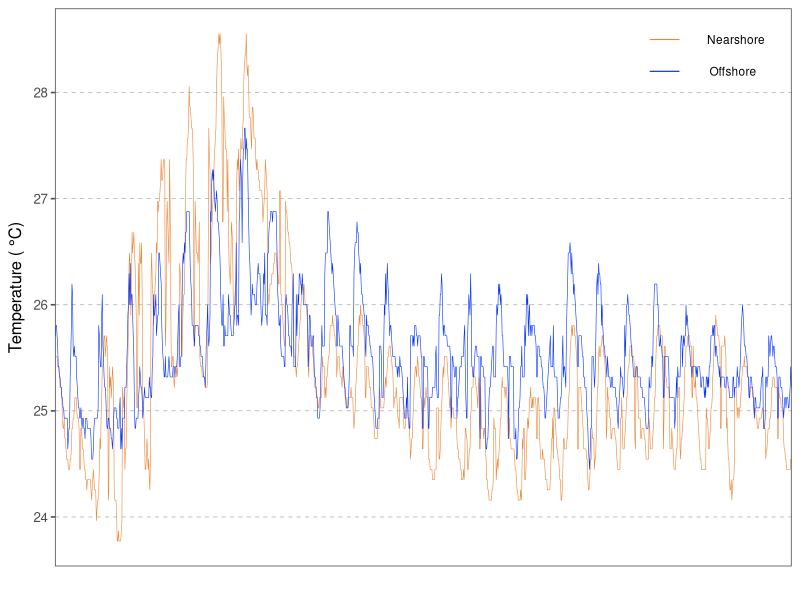
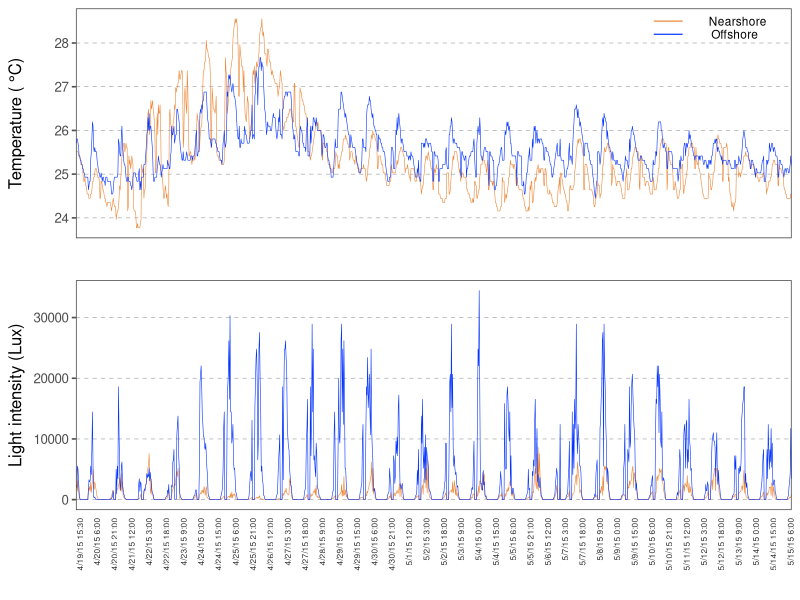
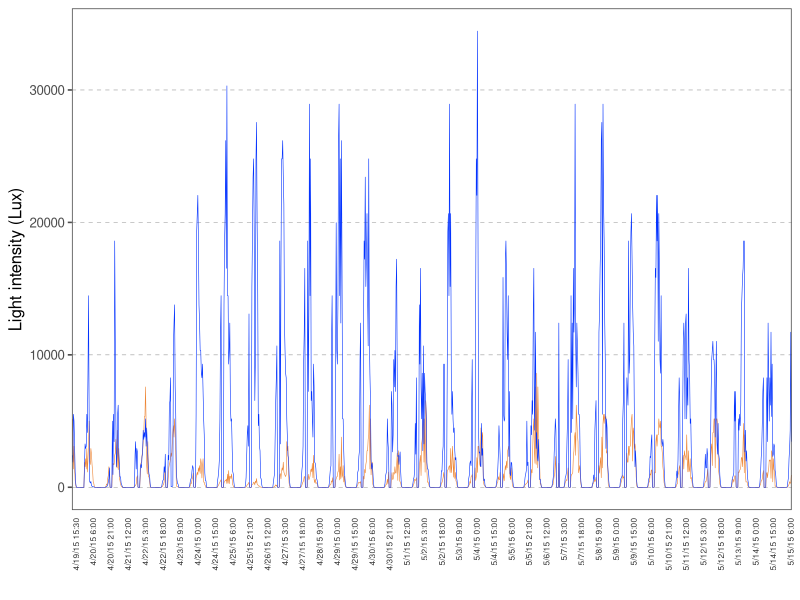

Generate these figures, in order, with R:
# Plot the environmental parameter data from the HOBO logger
library(ggplot2)
library(gtable)
library(grid)

env<-read.csv("Data/RTE_templight.csv",stringsAsFactors = F)

n<-env[,c(1,2,4)]
o<-env[,c(1,3,5)]
n$Site<-"N"
o$Site<-"O"
colnames(n)[2:3]<-c("Temp","LUX")
colnames(o)[2:3]<-c("Temp","LUX")
ev<-rbind(n,o)

library(ggplot2)
library(ggthemes)
cols<-c("#ED8636","#0433FF")

dates<-ev$Date
for (i in 2:length(dates)){
    if (i%%30!=0) dates[i]<-'' 
    
}
breaks1<-seq(1, length(dates)/2, by=30)
temp<-ggplot(ev,aes(x=Date, y=Temp, color=Site))+
    theme(legend.position = "none", panel.grid.major.y = element_line(color="gray60", linetype=2,size=0.2))+ 
    geom_line(aes(x=Date, y=Temp, group=Site), linetype = 1, size=0.2)+
    scale_color_manual(values=cols) +
    ylab(expression("Temperature ("*~degree*C*")"))+theme_few()+
    xlab("")+
    theme(axis.text.x = element_blank(), axis.ticks.x = element_blank()) +
    theme(panel.background = element_rect(color="white"))+
    theme(legend.position = "none", panel.grid.major.y = element_line(color="gray60", linetype=2,size=0.2))+
    annotate("segment", x = 1000, xend = 1050, y = 28.5, yend = 28.5, colour = cols[1], size=.4)+
    annotate(geom="text", x=1140, y=28.5, label="  Nearshore",size=3)+
    annotate("segment", x = 1000, xend = 1050, y = 28.2, yend = 28.2, color=cols[2], size=.4)+
    annotate(geom="text", x=1140, y=28.2, label="Offshore",size=3)
 temp
light<-ggplot(ev,aes(x=Date, y=LUX, color=Site))+
    theme(legend.position = "none", panel.grid.major.y = element_line(color="gray60", linetype=2,size=0.2))+ 
    geom_line(aes(x=Date, y=LUX, group=Site), linetype = 1, size=0.2)+
    scale_color_manual(values=cols) +
    ylab("Light intensity (Lux)")+theme_few()+
    scale_x_discrete(labels=dates)+xlab("")+
    theme(axis.text.x = element_text(size =6, angle=90, hjust=1, color="gray20"), axis.ticks.x=element_blank())+
    theme(panel.background = element_rect(color="white"))+
    theme(legend.position = "none", panel.grid.major.y = element_line(color="gray60", linetype=2,size=0.2)) 


g1 <- ggplotGrob(temp)
g2 <- ggplotGrob(light)
g <- rbind(g1, g2, size = "first")
g$widths <- unit.pmax(g1$widths, g2$widths)
grid.newpage()
grid.draw(g)

ggsave(filename="Output/Temp_light.pdf",width =8, height =6)
